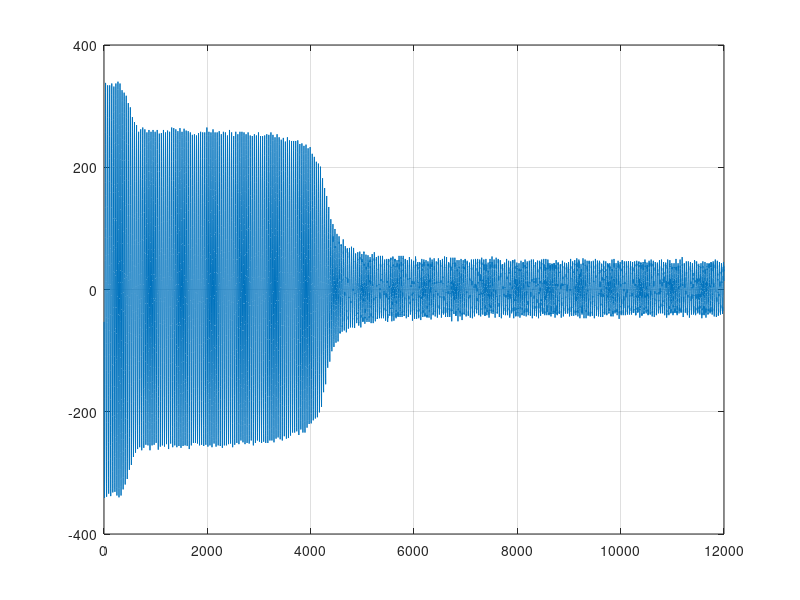
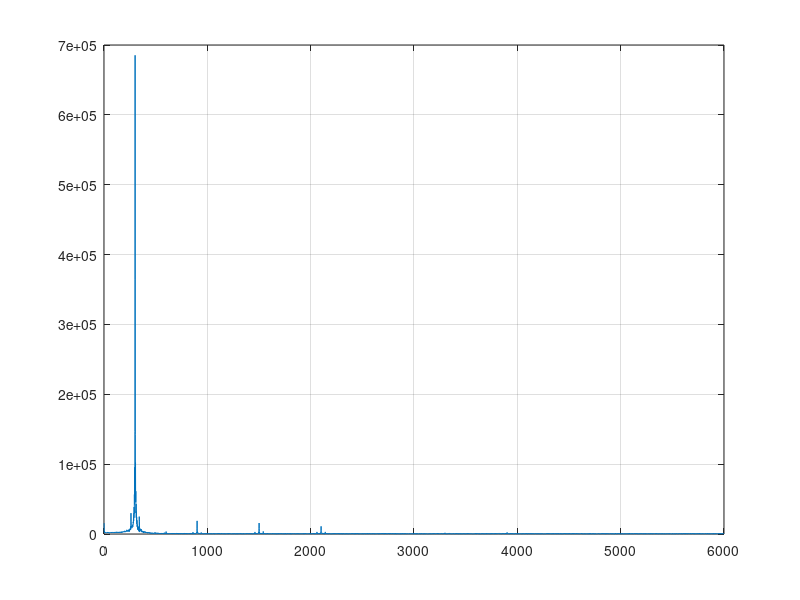

MATLAB code to generate these figures, in order: (Note: this script raises an error after producing the figures.)
Fs = 2400; %frequency sampling rate
t = 0:1/Fs:1-1/Fs; %correct x axis bins
%x = cos(2*pi*100*t)+randn(size(t)); %signal
%file fmt11.txt has the data
%everything before the start of fmt11.txt was noise (transition)
x = importdata('fridgedata.txt');
%x = [-3459,-3142,-2827,-3065,-2099,-1800,-1402,-1051,-1017,-369,-82,248,504,641,950,1144,1031,1528,1528,1437,1528,1400,1292,1174,980,812,632,376,337,-1017,-520,-776,-1191,-1544,-1954,-3065,-2568,-2824,-3321,-3650,-3938,-4232,-4460,-4616,-4845,-5113,-5148,-5182,-5229,-5187,-5152,-5113,-5000,-4839,-5113,-4466,-4203,-3848,-3592,-3284,-2952,-2939,-3065,-2184,-1533,-1160,-847,-1017,-136,120,504,606,1016,1144,1031,1528,1424,1528,1410,1416,1400,1272,1144,888,760,393,190,-119,-1017,-648,-1060,-1439,-1805,-2209,-3065,-2817,-3201,-2929,-3720,-4132,-4345,-4613,-5113,-4947,-5113,-5204,-5212,-5210,-5256,-5161,-5113,-4925,-4741,-4531,-4292,-3976,-3743,-3451,-3129,-2799,-3065,-2093,-1701,-1529,-897,-632,-307,7,284,632,760,956,1133,1272,1528,1424,1528,1384,1358,1283,1031,992,800,632,321,120,-288,-1017,-904,-1288,-1577,-1928,-2311,-2696,-3084,-3336,-3720,-3976,-4273,-4488,-4698,-5113,-5000,-5163,-5155,-5211,-5212,-5158,-5113,-4935,-4833,-4616,-4360,-4150,-4224,-3586,-3208,-3065,-2440,-2215,-1864,-1499,-1134,-776,-1017,-131,117,504,760,888,1080,1528,1272,1528,1528,1528,1400,364,1219,1010,888,760,419,159,-120,-505,-776,-1529,-1475,-1800,-2184,-2630,-2900,-3208,-3576,-3853,-4157,-4360,-5113,-4744,-5004,-4530,-5185,-5207,-5265,-5233,-5132,-5113,-4616,-4672,-4601,-4232,-3824,-3720,-3364,-3065,-2696,-2312,-2020,-1544,-1288,-904,-520,-264,30,376,528,897,986,1146,1528,1528,1415,1528,1528,1388,1239,1272,972,766,505,248,-2,-264,-1017,-904,-1288,-1684,-2075,-2422,-3065,-3091,-3448,-3724,-3976,-4232,-4478,-4708,-4872,-5113,-5091,-5180,-5228,-5187,-5140,-5000,-4987,-4787,-4601,-4359,-4145,-3843,-3495,-3205,-2824,-3065,-2172,-1792,-1529,-1121,-716,-505,-107,617,504,760,907,1144,1240,1360,1528,1528,1372,1528,1400,1031,1144,888,636,504,248,-159,-516,-776,-1188,-1537,-1800,-2184,-2568,-3065,-3208,-3584,-3848,-4153,-4360,-5113,-4744,-5113,-5000,-5186,-5137,-5231,-5210,-5434,-5016,-4857,-4616,-4360,-4218,-3848,-3668,-3348,-3065,-2568,-2312,-1928,-1544,-1244,-904,-520,-101,243,317,632,888,1031,1159,1400,1384,1528,1555,1468,1400,1272,1144,946,1016,504,251,-8,-337,-1017,-1023,-1393,-1672,-2075,-2440,-2824,-3577,-3412,-3728,-3976,-4322,-4601,-4744,-4872,-5000,-5153,-5223,-5201,-5236,-5143,-5000,-4872,-5113,-4488,-4305,-4073,-3795,-3577,-3208,-3065,-2413,-1800,-1672,-1400,-904,-696,-505,-73,106,504,760,959,1144,1272,1528,1441,1438,1528,1409,1528,1189,1003,888,760,504,97,-229,-520,-710,-1160,-1544,-2028,-2297,-2568,-3065,-3323,-3592,-3848,-4185,-4488,-4717,-4857,-5000,-5113,-5175,-5236,-5209,-5235,-5103,-5000,-5113,-4616,-4360,-4223,-3848,-3699,-3333,-3196,-2568,-2296,-1800,-1416,-1216,-828,-1017,-136,103,499,632,1016,1144,1031,1287,1420,1528,1426,1528,1353,1528,1100,991,624,510,186,-116,-505,-648,-1017,-1405,-1780,-2140,-3065,-2809,-2260,-3577,-3817,-4113,-4360,-4611,-4872];


N = length(x);
xdft = fft(x);

% cuts fft in half
xdft = xdft(1:N/2+1);
xdftabs = abs(xdft);


psdx = (1/(Fs*N)).*abs(xdft).^2;
% psdx(2:end-1) = psdx(2:end-1);
freq = 0:Fs/length(x):Fs/2;
figure;
plot(x); grid on;
filter = zeros([1,512]);
for i = 1:20
    filter(i) = 2 * xdft(i);
end

filtered = real(ifft(filter));
smoothed = sgolayfilt(xdftabs, 3, 21);
figure;
%subplot(212);
%plot(sgolayfilt(xdftabs, 6, 21)); grid on;
filteredrms = 0;
for j = 1:512
    filteredrms = filteredrms + filtered(j)^2;
end

%filteredrms = sqrt(filteredrms/512)

%length(freq)

%subplot(211);
plot(xdftabs); grid on;

[pks,locs] = findpeaks(xdftabs,'THRESHOLD',1000);

%figure; % fft representing a signal
%time = (0:1:511);
%fx = abs(xdft(10))*sin(time/9)

%plot(time , fx); grid on;
%title('Periodogram Using FFT');
%xlabel('Frequency (Hz)'); ylabel('Power/Frequency (dB/Hz)');
